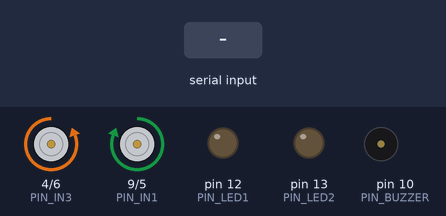
Bench run of a sketch on a simulated Arduino Uno, built with avr-gcc and run on an emulated ATmega328P. On the bench: motor-driver pin pairs drawn as motors (green arrow = first pin HIGH = forward, orange = second pin HIGH = backward, longer = more drive), output pins drawn as LEDs (lit = HIGH), buzzer (waves = sounding). Dashed ring = blinking. The test bench sets the inputs (shaded band).

Above: at 1.2 s.
1.3 s: "2" received over Serial
At 1.45 s:
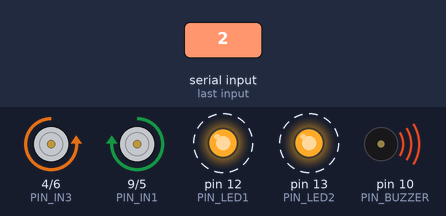
4.3 s: "0" received over Serial
At 5.2 s:
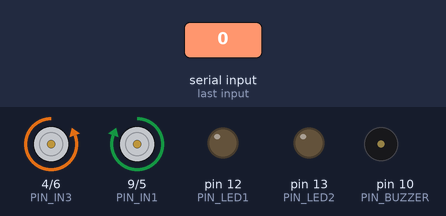
5.8 s: "2" received over Serial
At 6.58 s:
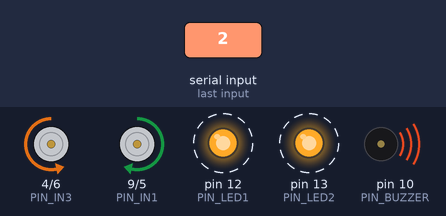
Timing chart, 0 to 14.8 s (numbered marks = the images above; inputs shaded):
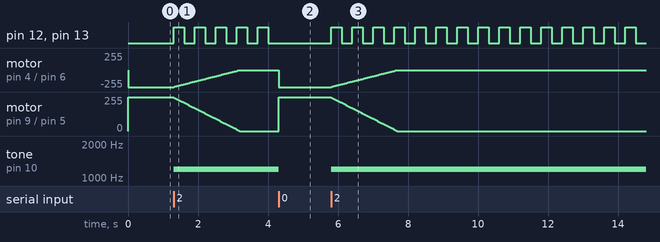

Measured:
- after the input at 1.3 s, pin 12 (PIN_LED1), pin 13 (PIN_LED2): alternates HIGH for 0.30 s and LOW for 0.30 s, starting at once
- after the input at 4.3 s, pin 12 (PIN_LED1), pin 13 (PIN_LED2): stops changing and stays LOW; motor on pin 4 (PIN_IN3) / pin 6 (PIN_IN4): stopped → backward 255/255 at once; motor on pin 9 (PIN_IN1) / pin 5 (PIN_IN2): stopped → forward 255/255 at once; tone on pin 10 (PIN_BUZZER): 1200 Hz → silent at once
- after the input at 5.8 s, pin 12 (PIN_LED1), pin 13 (PIN_LED2): alternates HIGH for 0.30 s and LOW for 0.30 s, starting at once

The sketch:

vigia_firmware.ino
```cpp
// MOTOR 1
const int PIN_IN1 = 9;   // PWM
const int PIN_IN2 = 5;   // PWM
// MOTOR 2
const int PIN_IN3 = 4;   // sem PWM
const int PIN_IN4 = 6;   // PWM

const int PIN_BUZZER = 10;
const int PIN_LED1   = 12;
const int PIN_LED2   = 13;

char estadoAtual = '0';
int velocidadeMotor = 255;

unsigned long tempoLED = 0;
unsigned long tempoRampa = 0;
bool estadoLEDs = LOW;

// Gira os dois motores para frente com a velocidade dada
void moverMotores(int vel) {
  // Motor 1: IN1 recebe PWM, IN2 fica LOW
  analogWrite(PIN_IN1, vel);
  digitalWrite(PIN_IN2, LOW);   // pino 5 tem PWM; usar digitalWrite LOW é ok
  // Motor 2: IN4 recebe PWM, IN3 fica LOW (pino 4 sem PWM, só direção)
  digitalWrite(PIN_IN3, LOW);
  analogWrite(PIN_IN4, vel);
}

void setup() {
  Serial.begin(9600);
  pinMode(PIN_IN1, OUTPUT);
  pinMode(PIN_IN2, OUTPUT);
  pinMode(PIN_IN3, OUTPUT);
  pinMode(PIN_IN4, OUTPUT);
  pinMode(PIN_BUZZER, OUTPUT);
  pinMode(PIN_LED1, OUTPUT);
  pinMode(PIN_LED2, OUTPUT);

  moverMotores(255);
}

void loop() {
  if (Serial.available() > 0) {
    char c = Serial.read();
    if (c == '0' || c == '1' || c == '2') estadoAtual = c;
  }

  unsigned long agora = millis();

  if (estadoAtual == '0') {            // acordado
    velocidadeMotor = 255;
    moverMotores(velocidadeMotor);
    noTone(PIN_BUZZER);
    digitalWrite(PIN_BUZZER, LOW);
    digitalWrite(PIN_LED1, LOW);
    digitalWrite(PIN_LED2, LOW);
    estadoLEDs = LOW;
  }
  else if (estadoAtual == '1') {       // sono leve
    velocidadeMotor = 255;
    moverMotores(velocidadeMotor);
    tone(PIN_BUZZER, 1000);
    digitalWrite(PIN_LED1, LOW);
    digitalWrite(PIN_LED2, LOW);
  }
  else if (estadoAtual == '2') {       // dormindo
    tone(PIN_BUZZER, 1200);

    // desacelera 4 unidades a cada 30 ms, sem travar o loop
    if (velocidadeMotor > 0 && agora - tempoRampa >= 30) {
      tempoRampa = agora;
      velocidadeMotor -=4 ;
      if (velocidadeMotor < 0) velocidadeMotor = 0;
      moverMotores(velocidadeMotor);
    }

    // pisca-alerta
    if (agora - tempoLED >= 300) {
      tempoLED = agora;
      estadoLEDs = !estadoLEDs;
      digitalWrite(PIN_LED1, estadoLEDs);
      digitalWrite(PIN_LED2, estadoLEDs);
    }
  }
}
```
